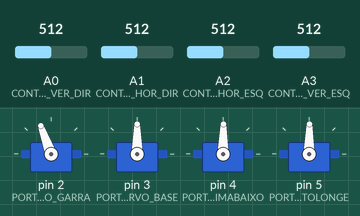
Simulated run of this sketch. Board: Arduino Uno, built with avr-gcc and run on an emulated ATmega328P. On the bench: 4 × servo. The test bench sets the inputs (shaded band); at power-on: A0 (CONTROLE_VER_DIR) = 512, A1 (CONTROLE_HOR_DIR) = 512, A2 (CONTROLE_HOR_ESQ) = 512, A3 (CONTROLE_VER_ESQ) = 512.

Above: at 1.2 s.
1.3 s: A0 (CONTROLE_VER_DIR) set to 716
At 2.1 s:
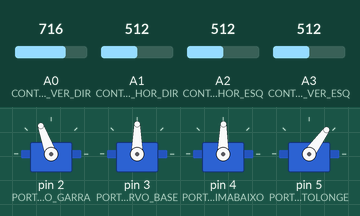
2.8 s: A1 (CONTROLE_HOR_DIR) set to 716
At 3.3 s:
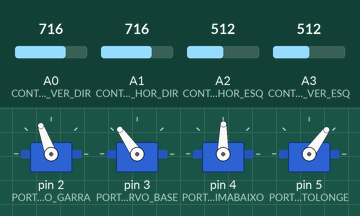
4.3 s: A2 (CONTROLE_HOR_ESQ) set to 716
At 5.5 s:
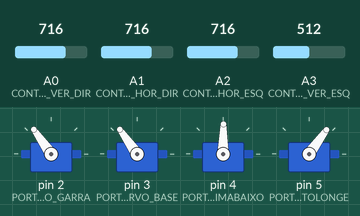
5.8 s: A3 (CONTROLE_VER_ESQ) set to 716
At 6.8 s:
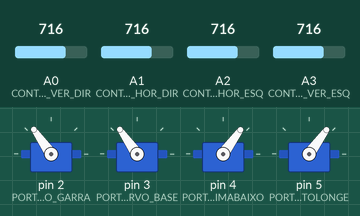
7.3 s: A0 (CONTROLE_VER_DIR) set to 992
At 7.9 s:
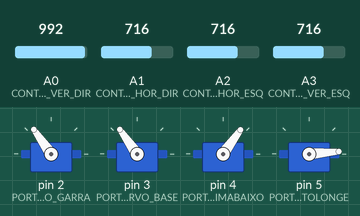
8.8 s: A1 (CONTROLE_HOR_DIR) set to 992
At 10.2 s:
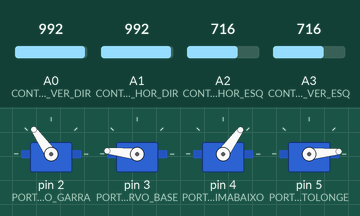
Timing chart, 0 to 11.3 s (numbered marks = the images above; inputs shaded):
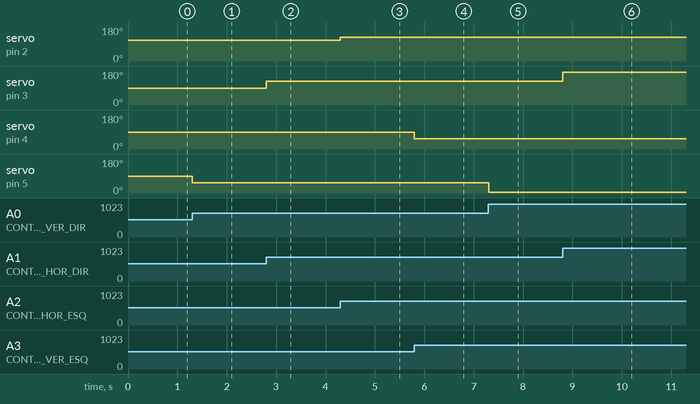

The sketch:

meArm.ino
```cpp
#include <Servo.h>

//HorizontalDireito
#define CONTROLE_HOR_DIR A1

//VerticalDireito
#define CONTROLE_VER_DIR A0

//HorizontalEsquerdo
#define CONTROLE_HOR_ESQ A2

//VerticalEsquerdo
#define CONTROLE_VER_ESQ A3

//Garra
#define PORT_SERVO_GARRA 2

//Base
#define PORT_SERVO_BASE 3

//CimaBaixo
#define PORT_SERVO_CIMABAIXO 4

//LongePerto
#define PORT_SERVO_PERTOLONGE 5

int valCtrHorDir = 0;
int valCtrVerDir = 0;
int valCtrHorEsq = 0;
int valCtrVerEsq = 0;

int angServoGarra = 90;
int angServoBase = 90;
int angServoCimaBaixo = 90;
int angServoPertoLonge = 90;

Servo servoGarra;
Servo servoBase;
Servo servoCimaBaixo;
Servo servoPertoLonge;

void setup() {
  Serial.begin(9600);
  pinMode(CONTROLE_HOR_DIR, INPUT);
  pinMode(CONTROLE_VER_DIR, INPUT);
  pinMode(CONTROLE_HOR_ESQ, INPUT);
  pinMode(CONTROLE_VER_ESQ, INPUT);
  servoGarra.attach(PORT_SERVO_GARRA);
  servoBase.attach(PORT_SERVO_BASE);
  servoCimaBaixo.attach(PORT_SERVO_CIMABAIXO);
  servoPertoLonge.attach(PORT_SERVO_PERTOLONGE);

  //Coloca todos os servos em posição de 90 graus
  servoGarra.write(110);
  servoBase.write(90);
  servoCimaBaixo.write(90);
  servoPertoLonge.write(90);
}

void loop() {
  //Le os valores de cada eixo dos joysticks
  valCtrHorDir = analogRead(CONTROLE_HOR_DIR);
  valCtrVerDir = analogRead(CONTROLE_VER_DIR);
  valCtrHorEsq = analogRead(CONTROLE_HOR_ESQ);
  valCtrVerEsq = analogRead(CONTROLE_VER_ESQ);

  //Inverte a direção
  valCtrVerDir = (valCtrVerDir - 1023) * -1;
  valCtrVerEsq = (valCtrVerEsq - 1023) * -1;

  //Converte os valores dos joystics para os valores
  //aceitos pelos servos
  angServoGarra = map(valCtrHorEsq, 0, 1023, 0, 180);
  angServoBase = map(valCtrHorDir, 0, 1023, 0, 180);
  angServoPertoLonge = map(valCtrVerDir, 0, 1023, 0, 180);
  angServoCimaBaixo = map(valCtrVerEsq, 0, 1023, 0, 180);

  //Limita o ângulo máximo
  //de abertura da garra
  if(angServoGarra < 110){
    angServoGarra = 110;
  }

  //Posiciona os servos de arcordo
  //com os ângulos convertidos
  servoGarra.write(angServoGarra);
  servoBase.write(angServoBase);
  servoCimaBaixo.write(angServoCimaBaixo);
  servoPertoLonge.write(angServoPertoLonge);
}
```

Measured:
- after the input at 1.3 s, servo on pin 5 (PORT_SERVO_PERTOLONGE): 89° → 54° at once
- after the input at 2.8 s, servo on pin 3 (PORT_SERVO_BASE): 90° → 125° at once
- after the input at 4.3 s, servo on pin 2 (PORT_SERVO_GARRA): 110° → 125° at once
- after the input at 5.8 s, servo on pin 4 (PORT_SERVO_CIMABAIXO): 89° → 54° at once
- after the input at 7.3 s, servo on pin 5 (PORT_SERVO_PERTOLONGE): 54° → 5° at once
- after the input at 8.8 s, servo on pin 3 (PORT_SERVO_BASE): 125° → 174° at once
